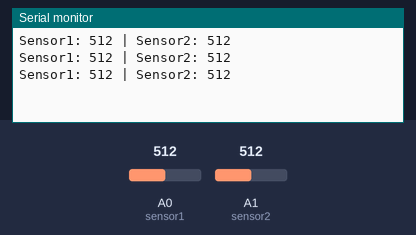
Bench run of a sketch on a simulated Arduino Uno, built with avr-gcc and run on an emulated ATmega328P. Shown: the last lines printed to the serial monitor. Inputs (shaded band) come from the test bench; at power-on: A0 (sensor1) = 512, A1 (sensor2) = 512.

Above: at 1.3 s.
1.4 s: A0 (sensor1) set to 716
At 1.9 s:
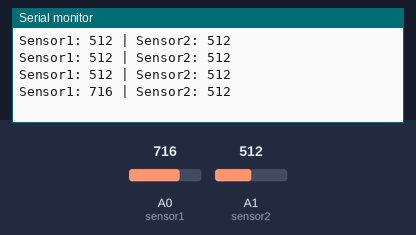
2.9 s: A1 (sensor2) set to 716
At 3.4 s:
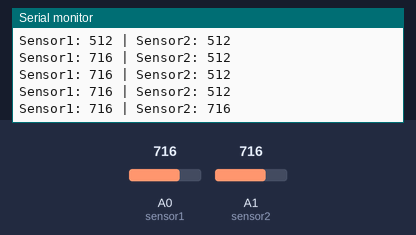
4.4 s: A0 (sensor1) set to 900
At 4.9 s:
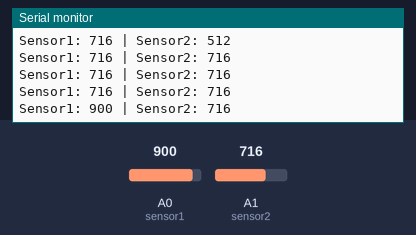
5.9 s: A1 (sensor2) set to 900
At 6.4 s:
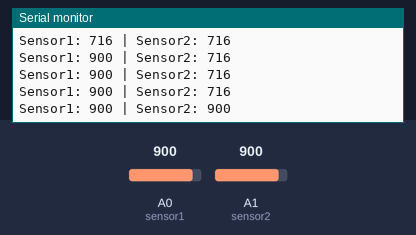
Timing chart, 0 to 8.4 s (numbered marks = the images above; inputs shaded):
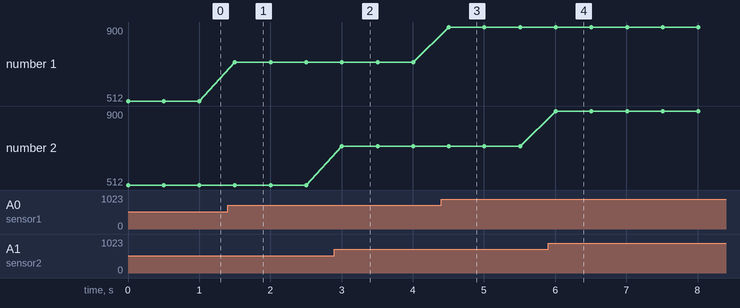

Measured:
- after the input at 1.4 s, the serial monitor: prints a new line after 0.10 s (image 1)
- after the input at 2.9 s, the serial monitor: prints a new line after 0.10 s (image 2)
- after the input at 4.4 s, the serial monitor: prints a new line after 0.11 s (image 3)
- after the input at 5.9 s, the serial monitor: prints a new line after 0.11 s (image 4)
- plotted number 1: 512 → 716 after the input at 1.4 s, 716 → 900 after the input at 4.4 s

The sketch:

SerialMonitor_Multi_01.ino
```cpp
int sensor1 = A0; //Potentiometer
int sensor2 = A1; // Photo Cell(CdS)

void setup() {
  Serial.begin(9600);
}
void loop() {
  int value1 = analogRead(sensor1);
  int value2 = analogRead(sensor2);
  Serial.print("Sensor1: ");
  Serial.print(value1);
  Serial.print(" | Sensor2: ");
  Serial.println(value2); // 마지막 값은 println()으로 줄 바꿈
  delay(500);
}
```
